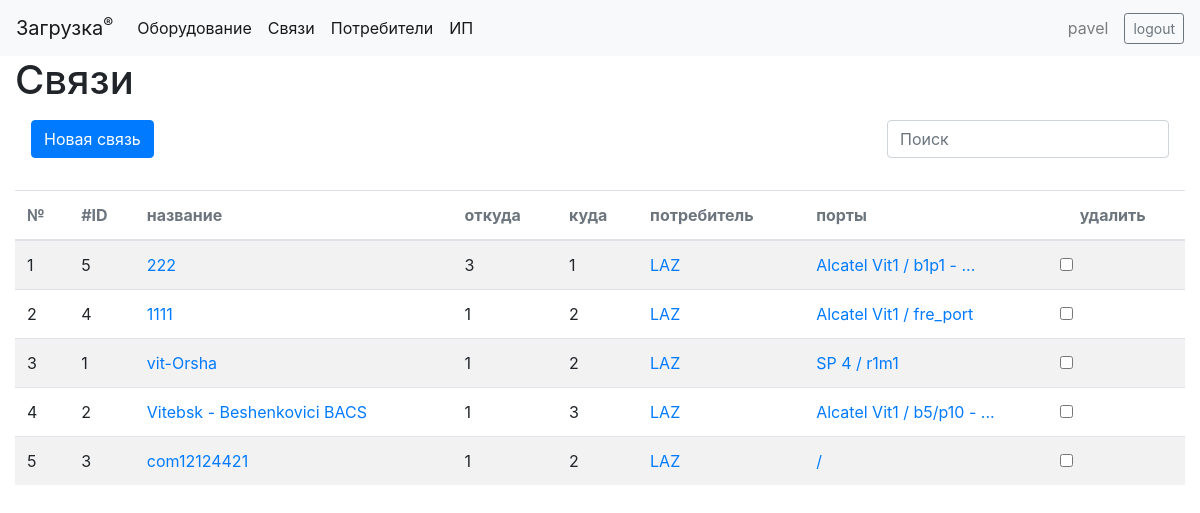
Page /register/communications/ (signed in) on the earlier database version.
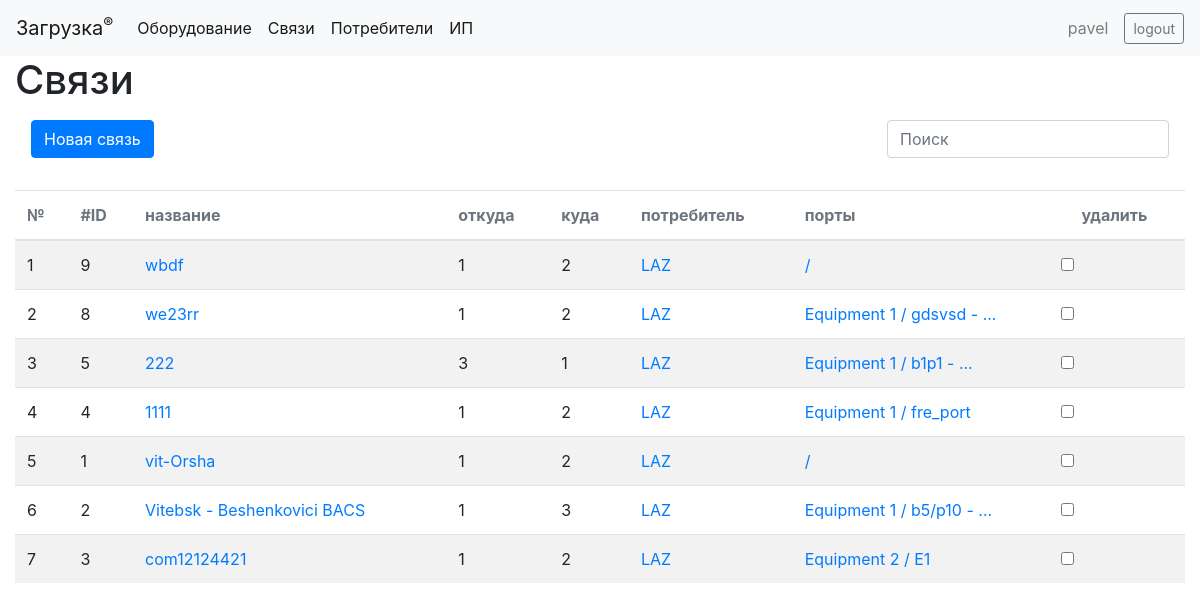
Same page on the later database version.
### register/models.py (models this page shows, shortened)
class Communication(models.Model):
    service_status_choices = [
        ('E', 'enabled'),
        ('D', 'disabled')
    ]
    name = models.CharField(max_length=150, null=False)
    service_status = models.CharField(max_length=1, choices=service_status_choices, default='E')
    create_date = models.DateTimeField(auto_now_add=True)
    note = models.TextField(null=True, blank=True)
    direction_from = models.ForeignKey(EndPoint, on_delete=models.RESTRICT, null=True, related_name='direction_from')
    direction_to = models.ForeignKey(EndPoint, on_delete=models.RESTRICT, null=True, related_name='direction_to')
    consumer = models.ForeignKey(Consumer, on_delete=models.RESTRICT, related_name='communications')
    communication_type = models.ForeignKey(InterfaceType, null=True, on_delete=models.SET_NULL, related_name='communications')
    class Meta:
        unique_together = ('name', 'direction_from', 'direction_to', 'consumer', 'communication_type')
    def get_absolute_url(self):
        return reverse('communication_detail', args=[str(self.id)])

class EndPoint(models.Model):
    code = models.CharField(max_length=100, unique=True)
    name = models.CharField(max_length=100, null=True, blank=True)
    note = models.TextField(null=True, blank=True)

class Consumer(models.Model):
    name = models.CharField(max_length=100, unique=True)
    telephone = models.TextField(max_length=1000, null=True, blank=True)
    note = models.TextField(null=True, blank=True)

class Port(models.Model):
    media_type_choices = [
        ('E', 'electrical'),
        ('O', 'optical'),
        ('V', 'virtual')
    ]
    equipment = models.ForeignKey('Equipment', on_delete=models.CASCADE, related_name='ports', blank=True)
    interface_type = models.ForeignKey('InterfaceType', on_delete=models.RESTRICT, related_name='ports')
    media_type = models.CharField(max_length=1, choices=media_type_choices, default='E')
    port_name = models.CharField(max_length=30, blank=True)
    note = models.TextField(null=True, blank=True)
    frame_name = models.CharField(max_length=30, blank=True)  # Информация о рамке, на которой расшит порт (вместо frame с OneToOneField).
    connected_to = models.OneToOneField('Port', on_delete=models.RESTRICT, related_name='connected_from', blank=True, null=True)
    frame = models.OneToOneField('Port', on_delete=models.RESTRICT, related_name='port', blank=True, null=True)
    communication = models.ForeignKey('Communication', on_delete=models.RESTRICT, null=True, blank=True, related_name='ports')
    class Meta:
        unique_together = ('port_name', 'equipment',)

class Equipment(models.Model):
    type_choices = [
        ('E', 'Оборудование'),
        ('O', 'Оптические кроссы'),
        ('F', 'Рамки'),
        ('V', 'Виртуальные объекты'),
        ('S', 'Системы'),
        ('-', 'Другое'),
        ('', '---------'),
    ]
    name = models.CharField(max_length=100)
    endpoint = models.ForeignKey('EndPoint', on_delete=models.RESTRICT, default=None, null=True, related_name='equipments')
    location = models.CharField(max_length=100, null=True)
    note = models.TextField(null=True, blank=True)
    type = models.CharField(max_length=1, choices=type_choices, default='-')
    endpoint_opposite = models.ForeignKey('EndPoint', on_delete=models.RESTRICT, default=None, null=True, blank=True, related_name='systems')
    class Meta:
        unique_together = ('name', 'type',)

### register/views.py (the view)
# urls.py: path('communications/', views.CommunicationsListView.as_view(), name='communications'),
class CommunicationsListView(generic.ListView):
    model = Communication
    ordering = ['-create_date']

### register/templates/register/communication_list.html (shortened to what this page needs)
{% extends "base_generic.html" %}
{% block content %}
    <h1>Связи</h1>
    <div class="navbar navbar-light justify-content-between">
            <a href="{% url 'communication_create' %}" class="btn btn-primary">Новая связь</a>
        <div class="inline">
            <input id="search" class="form-control mr-sm-2" type="search" placeholder="Поиск" aria-label="Search">
        </div>
    </div>
    <br>
    {% if communication_list %}
        <div id="table_container">
            {% include 'communications_table.html' %}
        </div>
    {% else %}
      <p>There are no communications.</p>
    {% endif %}
{% endblock %}

### register/templates/communications_table.html (shortened to what this page needs)
<table class="table table-striped">
    <thead class="text-secondary">
        <th>№</th>
        <th>#ID</th>
        <th>название</th>
        <th>откуда</th>
        <th>куда</th>
        <th>потребитель</th>
        <th>порты</th>
        <th>удалить</th>
    </thead>
    <tbody>
        {% for communication in communication_list %}
            <tr>
                <td>
                    {{ forloop.counter }}
                </td>
                <td>
                    {{ communication.id }}
                </td>
                <td>
                    <a href="{% url 'communication_update' communication.pk %}?next={{ request.path }}">{{ communication.name }}</a>
                </td>
                <td>
                    {{ communication.direction_from.code }}
                </td>
                <td>
                    {{ communication.direction_to.code }}
                </td>
                <td> <a href="{% url 'consumer_detail' communication.consumer.pk %}">{{ communication.consumer.name }}</a></td>
                <td>
                    <a href="{{ communication.get_absolute_url }}">
                    {{ communication.ports.all.0.equipment.name }} / {{ communication.ports.all.0.port_name }} {% if communication.ports.all|length > 1%} - ...{% endif %}</a>
                </td>
                <td>
                    <input class="form-check-input" type="checkbox" id="delete-{{communication.id}}" data-communication_id="{{communication.id}}">
                </td>
            </tr>
        {% endfor %}
    </tbody>
</table>

Differences in the rows shown:
added Communication: id "9", name "wbdf", direction_from.code "1", direction_to.code "2", consumer.name "LAZ"
added Communication: id "8", name "we23rr", direction_from.code "1", direction_to.code "2", consumer.name "LAZ", ports.all.0.equipment.name "Equipment 1", ports.all.0.port_name "gdsvsd"
changed through a linked row, Communication id 5: ports.all.0.equipment.name "Alcatel Vit1" → "Equipment 1"
changed through a linked row, Communication "fre_port": ports.all.0.equipment.name "Alcatel Vit1" → "Equipment 1"
changed through a linked row, Communication "vit-Orsha": ports.all.0.equipment.name "SP 4" → (not shown); ports.all.0.port_name "r1m1" → (not shown)
changed through a linked row, Communication "Vitebsk - Beshenkovici BACS": ports.all.0.equipment.name "Alcatel Vit1" → "Equipment 1"
changed through a linked row, Communication "com12124421": ports.all.0.equipment.name (not shown) → "Equipment 2"; ports.all.0.port_name (not shown) → "E1"
